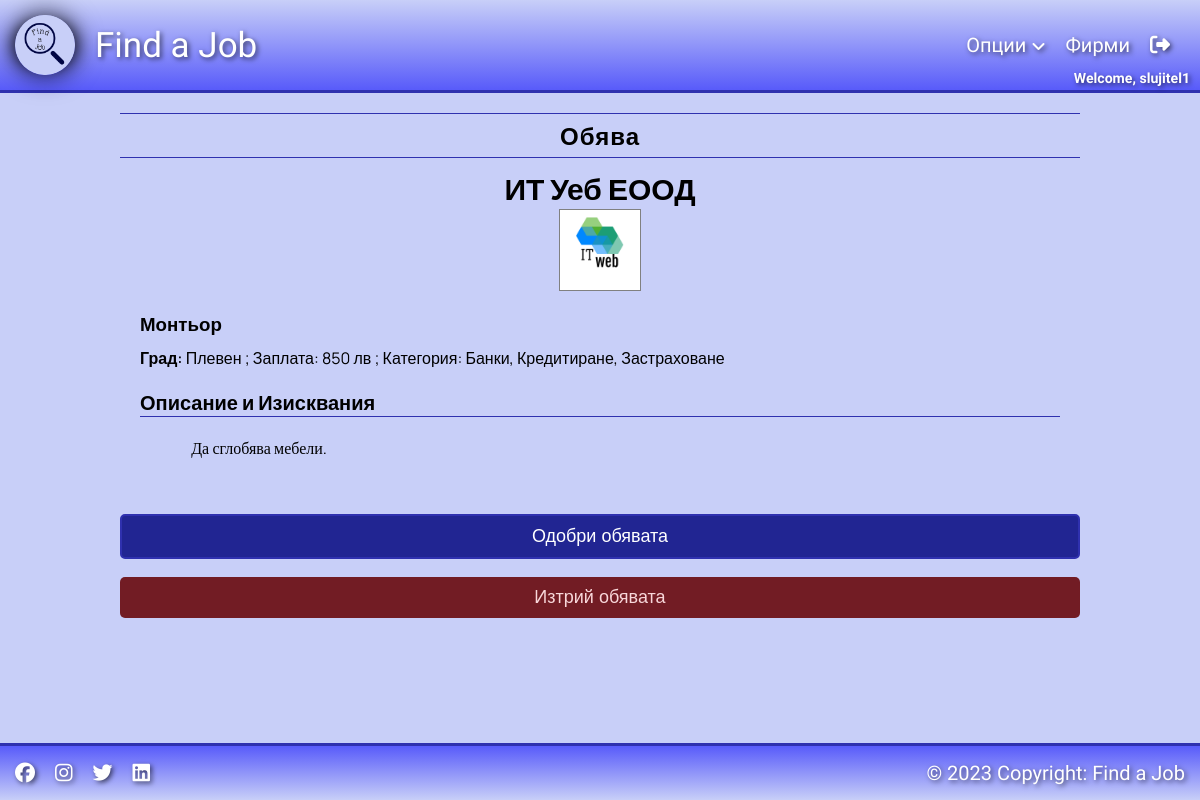
Page /view/front/profileHR/detailsJobsHR.php?id=32 (signed in) on the committed database.
### tables this page shows
CREATE TABLE `tb_jobs` (
  `id` int(11) NOT NULL,
  `title` varchar(255) DEFAULT NULL,
  `payment` decimal(10,0) DEFAULT NULL,
  `category` int(11) DEFAULT NULL,
  `city` int(11) DEFAULT NULL,
  `description` longtext DEFAULT NULL,
  `company` int(11) DEFAULT NULL,
  `expire_date` date DEFAULT NULL,
  `approved` tinyint(4) NOT NULL,
  `sentExpireEmail` int(1) NOT NULL
);

CREATE TABLE `tb_register_company` (
  `firstname` varchar(50) DEFAULT NULL,
  `lastname` varchar(50) DEFAULT NULL,
  `username` varchar(256) DEFAULT NULL,
  `phone` varchar(15) DEFAULT NULL,
  `email` varchar(50) DEFAULT NULL,
  `companyname` varchar(50) DEFAULT NULL,
  `companyid` int(15) NOT NULL,
  `logo` varchar(255) NOT NULL,
  `verified` int(11) DEFAULT NULL,
  `token` varchar(255) NOT NULL
);

CREATE TABLE `tb_city` (
  `id` int(11) NOT NULL,
  `title` varchar(256) DEFAULT NULL
);

CREATE TABLE `tb_category_profession` (
  `id` int(11) NOT NULL,
  `title` varchar(256) DEFAULT NULL
);

### src/database/db.php (called while the page is built, shortened)
<?php
class Database
{
    private $host = "localhost";
    private $username = "root";
    private $password = "";
    private $db = "find_a_job";
    private $queryBuilderString = "";
    function connect()
    {
        return mysqli_connect($this->host, $this->username, $this->password, $this->db);
    }
    function query($sqlQuery)
    {
        $conn = $this->connect();
        return mysqli_query($conn, $sqlQuery);
    }
    function fetchQuery($query)
    {
        $resultArray    = array();
        $fetchResponse  = $this->query($query);
        while ($data = mysqli_fetch_array($fetchResponse)) {
            array_push($resultArray, $data);
        }
        return $resultArray;
    }
    function where($queryPropertyCollection)
    {
        $whereQueryArray = array();
        foreach ($queryPropertyCollection as $key => $value) {
            array_push($whereQueryArray, ("$key = $value"));
        }
        $whereQuery = implode(" AND ", $whereQueryArray);
        $query = "WHERE $whereQuery";
        $this->queryBuilderString .= $query;
        return $this;
    }
    function newQueryStr($query)
    {
        $this->queryBuilderString = $query;
        return $this;
    }
    function execute()
    {
        return $this->queryBuilderString;
    }
}
$DB = new Database();

### src/controllers/front/profileHR/jobsHRController.php (called while the page is built, shortened)
<?php
require_once  $_SERVER['DOCUMENT_ROOT'] . '/DR/src/database/db.php';
$query = "SELECT j.title,j.payment,cat.title as Category,city.title as City,tbcom.companyname,tbcom.companyid,tbcom.logo,j.description, j.city, j.category, j.id, j.approved from tb_jobs j
          join tb_category_profession cat on cat.id = j.category
          join tb_city city on city.id = j.city
          join tb_register_company tbcom on tbcom.companyid = j.company ";
if (isset($_GET['id'])) {
    $id = $_GET['id'];
    $querydetails = $DB->newQueryStr($query)->where(array('j.id' => $id))->execute();;
    $rowdetails = $DB->fetchQuery($querydetails);
}

### view/front/profileHR/detailsJobsHR.php (the view)
<?php include_once $_SERVER['DOCUMENT_ROOT'] . "/DR/view/layout/header.php"; ?>
<?php include_once $_SERVER['DOCUMENT_ROOT'] . "/DR/src/controllers/front/profileHR/jobsHRController.php"; ?>
<?php if (isset($_SESSION['username']) && $_SESSION['role'] == 1) : ?>
    <div class="list-company my20">
        <h2 class="mb10">Обява</h2>
        <div class="flex-y">
            <h4><?php echo $rowdetails[0]['companyname']; ?></h4>
            <img src="/DR/assets/images/logos/<?php echo $rowdetails[0]['logo']; ?>" alt="logo" class="logo-company">
        </div>
        <div class="details">
            <div>
                <h3><?php echo $rowdetails[0]['title']; ?> </h3>
                <p><span>Град: </span><?php echo $rowdetails[0]['City']; ?> ; Заплата: <?php echo $rowdetails[0]['payment']; ?> лв ; Категория: <?php echo $rowdetails[0]['Category']; ?></p>
            </div>
            <div>
                <h6>Описание и Изисквания</h6>
                <pre class="text-break py20">
                <?php echo $rowdetails[0]['description']; ?>
                </pre>
            </div>
        </div>
        <?php if($rowdetails[0]['approved'] == '0'): ?>
        <div>
            <form method="post">
                <button type="submit" class="btn input" name="approve">Одобри обявата</button>
                <button type="submit" class="btn input btn-red" name="disapprove">Изтрий обявата</button>
            </form>
        </div>
        <?php endif; ?>
    </div>
<?php else : header('location: /DR/view/front/home.php'); ?>
<?php endif; ?>
<?php include_once $_SERVER['DOCUMENT_ROOT'] . "/DR/view/layout/footer.php"; ?>

### assets/css/layout.css (style rules this page uses)
:root { --bg-color: rgb(200, 207, 248); --blue-main: rgb(47, 49, 175); }
* { margin: 0; padding: 0; }
.my20 { margin: 20px 0; }
.py20 { padding: 20px 0; }
.mb10 { margin-bottom: 10px; }
.flex-y { display: flex; align-items: center; justify-content: center; flex-direction: column; }

### assets/css/style.css (style rules this page uses)
.input, .login input, .login #btn-login, .signup input, .signup #btn-signup-client, .signup #btn-signup-company, .signup-content #upload-logo+label, #btn-email-forgotten, #btn-renew-pass, .change-pass input, .change-pass #btn-login, .delete-profile #btn-delete-profile, .delete-profile input { width: 300px; border-radius: 5px; padding: 10px; margin: 8px 0; font-size: 18px; outline: none; box-sizing: border-box; }
.btn, .login #btn-login, .signup #btn-signup-client, .signup #btn-signup-company, .contact-us #contact-send, #btn-email-forgotten, #btn-renew-pass, .change-pass #btn-login, .delete-profile #btn-delete-profile { background-color: #212592; color: #fff; border: 2px solid #2f31af; transition: 0.5s ease; cursor: pointer; margin-top: 15px; }
.input { width: 100%; }
h2 { text-align: center; width: 100%; padding: 5px 0; border-bottom: 1px solid rgb(47, 49, 175); border-top: 1px solid rgb(47, 49, 175); letter-spacing: 1px; }
.delete-profile #btn-delete-profile, .btn-red { margin: 10px 0; color: #f8d7da; background-color: #721c24; border: none; cursor: pointer; transition: 0.5s ease; }
.list-company { width: 80%; }
.list-company h4 { text-align: center; font-size: 30px; }
.logo-company { max-width: 160px; height: 80px; object-fit: contain; border: 1px solid grey; }
.list-company .details { padding: 20px; }
.details h6 { font-size: 20px; border-bottom: 1px solid rgb(47, 49, 175); }
.details p { margin: 10px 0; }
.details span { font-weight: 600; }
.details div:last-child { margin-top: 20px; }
.text-break { font-family: 'Manrope'; white-space: pre-wrap; word-wrap: break-word; word-break: break-word; }

### rows in the picture
tb_jobs: company.companyname "ИТ Уеб ЕООД", company.logo (picture), title "Монтьор", city.title "Плевен", payment "850", category.title "Банки, Кредитиране, Застраховане", description "Да сглобява мебели."

### other values in the picture
$_SESSION['username'] "slujitel1"
